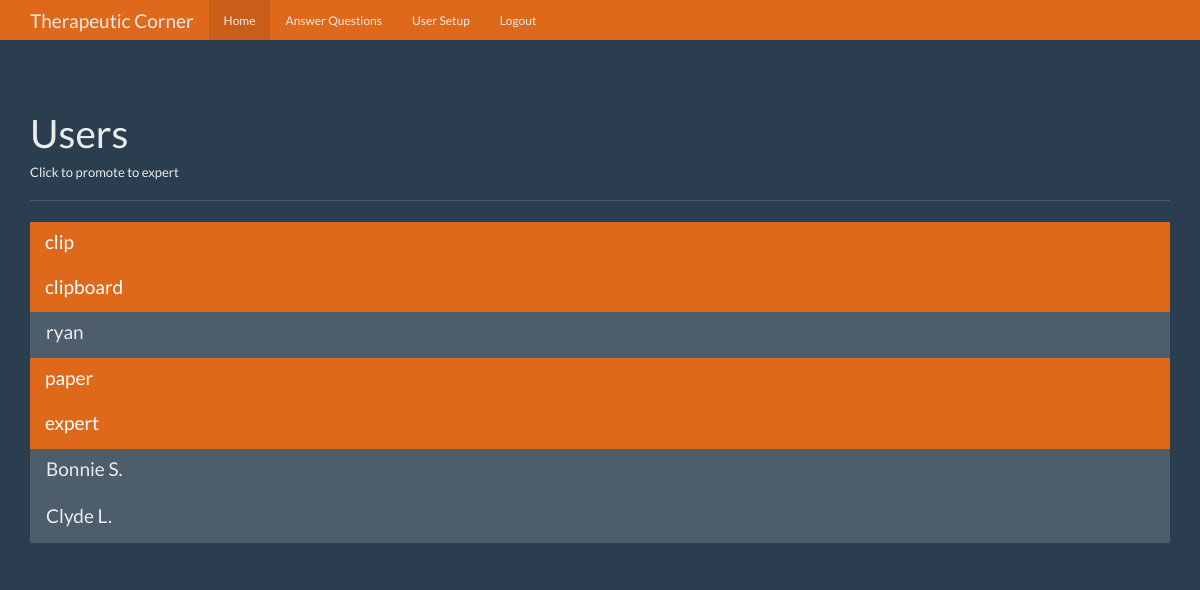
The app's page /users (signed in) with its own data.
### tables this page shows
CREATE TABLE users (
    id integer primary key autoincrement,
    name text not null,
    password text not null,
    expert boolean not null,
    admin boolean not null 
);

### app.py (the view)
@app.route('/users')
def users():
    user = get_current_user()
    if not user:
        return redirect(url_for('login'))
    if user['admin'] == 0:
        return redirect(url_for('index'))
    db = get_db()
    users_cur = db.execute('select id, name, expert, admin from users')
    users_results = users_cur.fetchall()
    return render_template('users.html', user=user, users=users_results)

### app.py (called while the page is built)
def get_current_user():
    user_result = None
    if 'user' in session:
        user = session['user']
        db = get_db()
        user_cur = db.execute('select id, name, password, expert, admin from users where name = ?', [user])
        user_result = user_cur.fetchone()
    return user_result

### database.py (called while the page is built)
def connect_db():
    sql = sqlite3.connect('/Users/stan/Desktop/Flask/question_answer/questions.db')
    sql.row_factory = sqlite3.Row
    return sql

def get_db():
    if not hasattr(g, 'sqlite_db'):
        g.sqlite_db = connect_db()
    return g.sqlite_db

### templates/users.html (shortened to what this page needs)
{% extends "base.html" %}
{% from "show_links.html" import show_links %}
{% block nav %}
{{ show_links(user) }}
{% endblock %}
{% block body %}
      <div class="page-header">
        <h1>Users</h1>
        <h6>Click to promote to expert</h6>
      </div>
      <div class="row">
        <div class="col-lg-12">
          <div class="list-group">
            {% for user in users %}
            <a href="{{ url_for('promote', user_id=user['id']) }}" class="list-group-item {% if user ['expert'] == 1%} active {% endif %}">
              <h4 class="list-group-item-heading">{{ user['name'] }}</h4>
            </a>
            {% endfor %}
          </div>
        </div>
      </div>
{% endblock %}

### static/theme.css (style rules this page uses)
body { padding-top: 70px; padding-bottom: 30px; }

### records on screen
users: name "clip"
users: name "clipboard"
users: name "ryan"
users: name "paper"
users: name "expert"
users: name "Bonnie S."
users: name "Clyde L."
